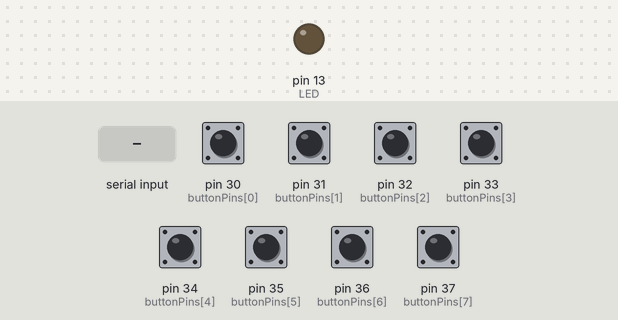
A sketch run on a simulated Arduino Mega 2560, built with avr-gcc and run on an emulated ATmega2560. Parts: output pins drawn as LEDs (lit = HIGH). Inputs (shaded band) come from the test bench; at power-on: pin 30 (buttonPins[0]), pin 31 (buttonPins[1]), pin 32 (buttonPins[2]), pin 33 (buttonPins[3]), pin 34 (buttonPins[4]), pin 35 (buttonPins[5]), pin 36 (buttonPins[6]), pin 37 (buttonPins[7]) HIGH.

Above: at 1.2 s.
1.3 s: "A" received over Serial
At 2.2 s:
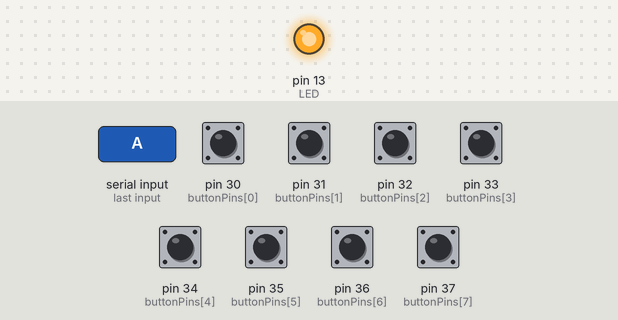
4.5 s: "Z" received over Serial
At 5.9 s:
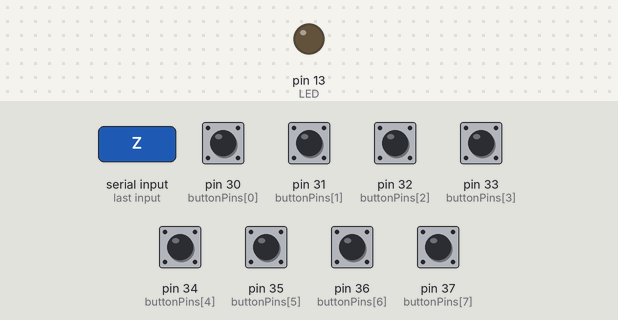
Timing chart, 0 to 7.5 s (numbered marks = the images above; inputs shaded):
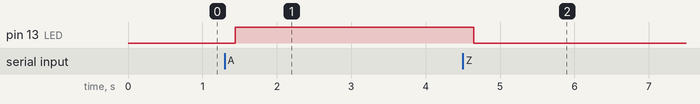

Measured:
- after the input at 1.3 s, pin 13 (LED): LOW → HIGH after 0.14 s
- after the input at 4.5 s, pin 13 (LED): HIGH → LOW after 0.14 s

The sketch:

UnitySeiralDemo8btn.ino
```cpp
int pushButton = 2;
int buttonPins[] = {30, 31, 32, 33, 34, 35, 36, 37};
bool  buttonPressed[] = {false, false, false, false, false, false, false, false};
int LED = 13;

void setup() {
  // put your setup code here, to run once:
  Serial.begin(9600);

  for (int i = 0; i<8; i++) {
      pinMode(buttonPins[i], INPUT_PULLUP);
  }

  pinMode(LED, OUTPUT);
}

void loop() {
  // put your main code here, to run repeatedly:

  for (int i = 0; i<8; i++) {
      if (digitalRead(buttonPins[i] ) == LOW) {
        if (!buttonPressed[i]) {
            buttonPressed[i] = true;
           // digitalWrite(LED, HIGH);
            Serial.println(i);
            delay(20);
            Serial.flush();

        }
      }
      else {
         buttonPressed[i] = false;
         delay(20);
        // digitalWrite(LED, LOW);
      }
  }

 // Read incoming serial data:

 if (Serial.available() > 0) {
    // read incoming serial data:
    char inChar = Serial.read();
    // Type the next ASCII value from what you received:
   // Serial.print("incomming ");


      if (inChar == 'A') {
       //  Serial.println(inChar);
        digitalWrite(LED, HIGH);

      }
     if (inChar == 'Z') {

     //   Serial.println(inChar);
        digitalWrite(LED, LOW);

      }
    delay(1);
  }

}
```
